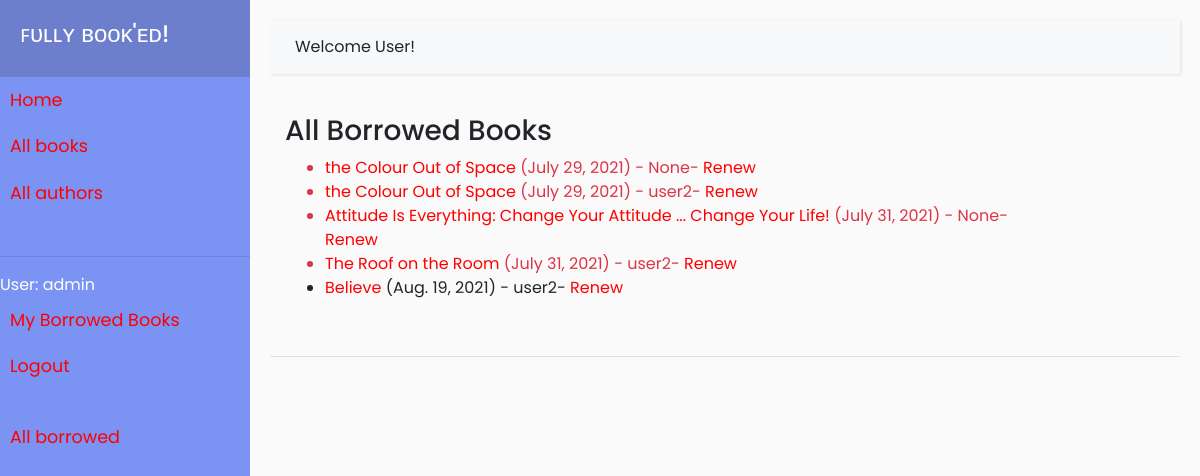
The page /catalog/borrowed/ (signed in) on the database as committed earlier.
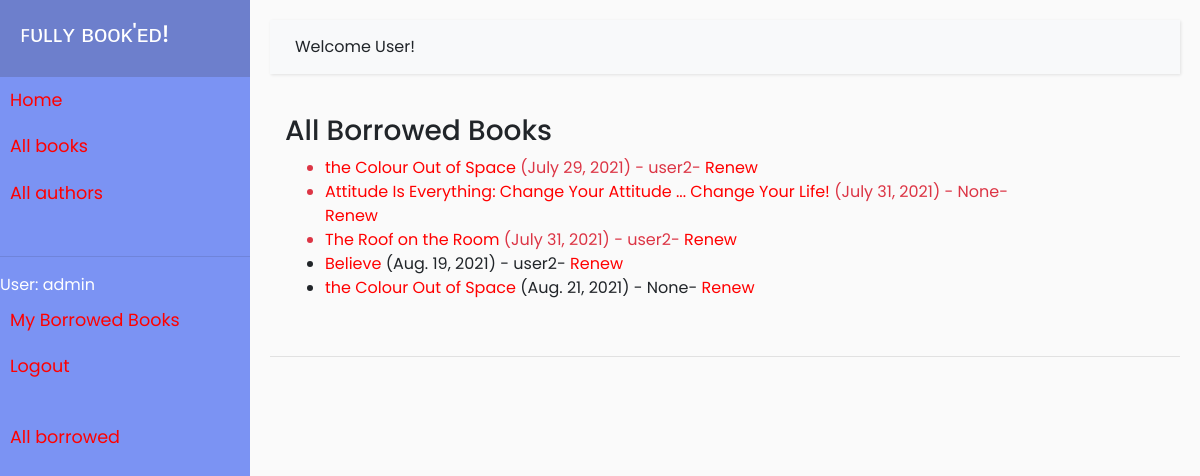
The same page on the database as committed later.
### catalog/models.py (models this page shows, shortened)
class BookInstance(models.Model):
    id = models.UUIDField(primary_key = True, default = uuid.uuid4, help_text = "Unique ID of this particular book across library")
    due_back = models.DateField(null = True, blank = True)
    book = models.ForeignKey('Book', on_delete = models.RESTRICT, null = True)
    imprint = models.CharField(max_length = 20)
    borrower = models.ForeignKey(User, on_delete=models.SET_NULL, null=True, blank=True)
    LOAN_STATUS = (
        ('m', 'Maintenance'),
        ('o', 'On loan'),
        ('a', 'Available'),
        ('r', 'Reserved')
    )
    status = models.CharField(max_length = 1, choices = LOAN_STATUS, blank = True, default = 'm', help_text = "Book availability status")
    class Meta:
        ordering = ['due_back']
        permissions = (("can_mark_returned", "Set book as returned"),)
    @property
    def is_overdue(self):
        if self.due_back and date.today() > self.due_back:
            return True
        return False

class Book(models.Model):
    title = models.CharField(max_length = 100)
    author = models.ForeignKey('Author', on_delete = models.SET_NULL, null = True)
    summary = models.TextField(max_length = 1000, help_text = "Enter description of book")
    isbn = models.CharField('ISBN', max_length = 13, unique = True, help_text = '10 or 13 digit Number')
    genre = models.ManyToManyField(Genre, help_text = 'Select genre of book')
    language = models.ForeignKey('Language', on_delete = models.SET_NULL, null = True)
    def display_genre(self):
        return ', '.join(genre.name for genre in self.genre.all()[:3])
    display_genre.short_description = "Genre"

### catalog/views.py (the view)
# urls.py: path(r'borrowed/', views.LoanedBooksAllListView.as_view(), name='all-borrowed'),
class LoanedBooksAllListView(PermissionRequiredMixin, generic.ListView):
    model = BookInstance
    permission_required = 'catalog.can_mark_returned'
    template_name = 'catalog/bookinstance_list_borrowed_all.html'
    paginate_by = 5
    def get_queryset(self):
        return BookInstance.objects.filter(status__exact='o').order_by('due_back')

### catalog/templates/catalog/bookinstance_list_borrowed_all.html
{% extends "base_generic.html" %}
{% block content %}
    <h3>All Borrowed Books</h3>
    {% if bookinstance_list %}
    <ul>
      {% for bookinst in bookinstance_list %}
      <li class="{% if bookinst.is_overdue %}text-danger{% endif %}">
        <a href="{% url 'book-detail' bookinst.book.pk %}">{{bookinst.book.title}}</a> ({{ bookinst.due_back }}) {% if user.is_staff %}- {{ bookinst.borrower }}{% endif %}{% if perms.catalog.can_mark_returned %}- <a href="{% url 'renew-book-librarian' bookinst.id %}">Renew</a>  {% endif %}
      </li>
      {% endfor %}
    </ul>
    {% else %}
      <p>There are no books borrowed.</p>
    {% endif %}
{% endblock %}

Rows that differ between the two databases and show on the page:
changed BookInstance: due_back "July 29, 2021" → "Aug. 21, 2021"; moves down the list
